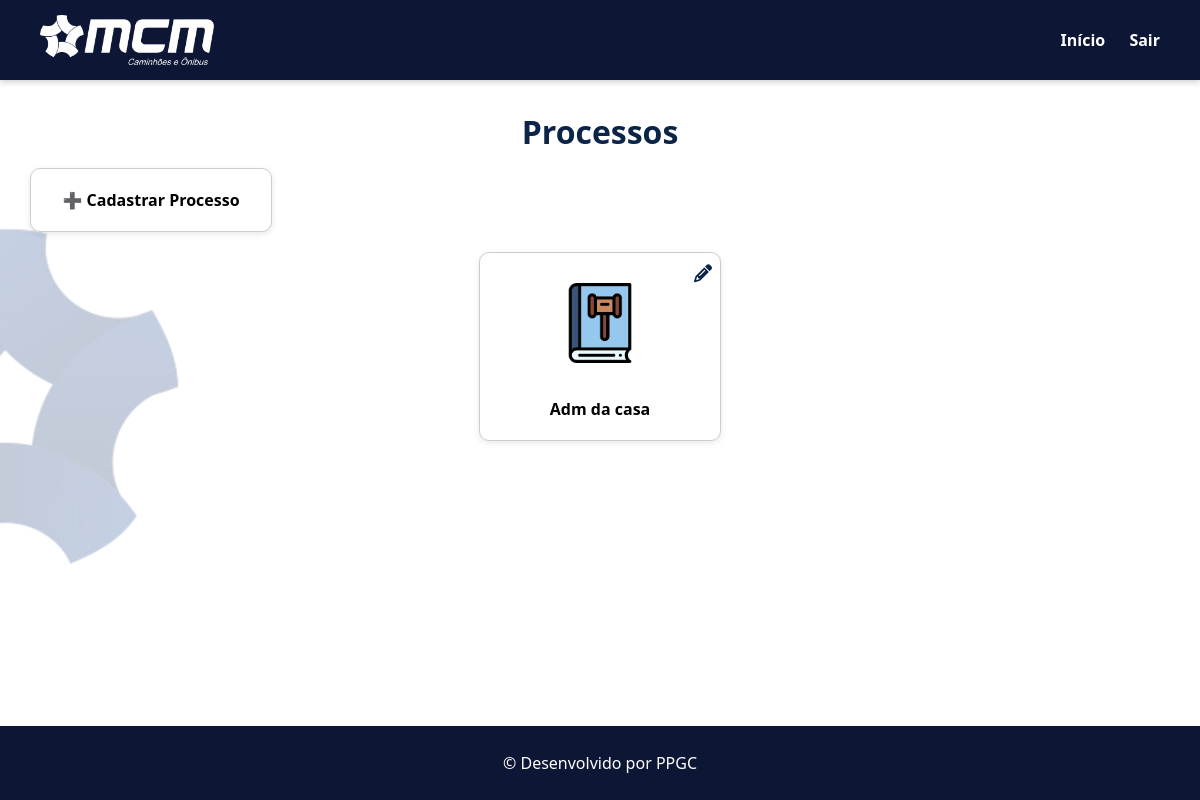
The app's page /processos/processos (signed in) with its own data.
### models/models.py (models this page shows)
class Processo(db.Model):
    id = db.Column(db.Integer, primary_key=True)
    titulo = db.Column(db.String(100), nullable=False)
    descricao = db.Column(db.Text, nullable=False)
    link_manual = db.Column(db.String(255))
    link_its = db.Column(db.String(255))
    link_politicas = db.Column(db.String(255))
    outros_links = db.Column(db.String(255))
    icone = db.Column(db.String(255))
    ativo = db.Column(db.Boolean, default=True)

### routes/processos.py (the view)
@processos_bp.route("/processos")
def listar_processos():
    processos = Processo.query.filter_by(ativo=True).all()
    return render_template("processos.html", processos=processos)

### app.py (called while the page is built)
@login_manager.user_loader
def load_user(user_id):
    return User.query.get(int(user_id))

### templates/processos.html
{% extends "base.html" %}
{% block content %}
<div class="home-container">
    <h1>Processos</h1>
    {% if current_user.is_authenticated %}
        <a href="{{ url_for('processos.cadastrar_processo') }}" class="card">➕ Cadastrar Processo</a>
    {% endif %}
    <div class="card-container">
        {% for p in processos %}
            <div class="card">
                <a href="{{ url_for('processos.detalhes_processo', id=p.id) }}" class="btn btn-light w-100 py-3 border shadow-sm">
                    {% if p.icone %}
                        <img src="{{ url_for('static', filename=p.icone) }}" alt="Processos" style="width:80px;">
                    <a href="{{ url_for('processos.detalhes_processo', id=p.id) }}"> {{ p.titulo }}</a>
                    {% endif %}
                </a>
                {% if current_user.is_authenticated %}
                    <a href="{{ url_for('processos.editar_processo', id=p.id) }}" class="edit-btn" title="Editar">
                        <i class="fas fa-pencil-alt"></i>
                    </a>
                {% endif %}
            </div>
        {% else %}
            <p>Nenhum processo cadastrado.</p>
        {% endfor %}
    </div>
</div>
{% endblock %}

### static/css/style.css (style rules this page uses)
html { height: 100%; margin: 0; }
body { font-family: "Segoe UI", Arial, sans-serif; margin: 0; padding: 0; background-color: #ffffff; color: #333; min-height: 100vh; display: flex; flex-direction: column; position: relative; background: url("../img/engrenagem_mcm.png") no-repeat center center; background-size: 15%; background-attachment: fixed; background-color: #fff; background-position: left; }
a { text-decoration: none; color: inherit; }
h1, h2, h3 { margin: 0 0 15px 0; font-weight: bold; color: #0b2447; text-align: center; }
.home-container { text-align: center; padding: 30px; }
.card-container { display: flex; justify-content: center; flex-wrap: wrap; gap: 20px; margin-top: 20px; }
.card { background: white; border-radius: 10px; padding: 20px; width: 200px; border: 1px solid #ccc; box-shadow: 0 2px 6px rgba(0,0,0,0.1); transition: 0.3s; position: relative; font-weight: bold; color: #000; text-align: center; display: flex; flex-direction: column; align-items: center; justify-content: center; gap: 10px; }
.card .edit-btn { position: absolute; top: 8px; right: 8px; color: #0b2447; font-size: 18px; }
.card img { max-width: 80px; height: auto; margin-bottom: 10px; }
.btn, form button, .btn-save, .btn-cancel, .btn-submit { display: inline-block; padding: 10px 20px; border-radius: 8px; cursor: pointer; font-weight: bold; text-align: center; transition: 0.3s; border: none; }

### records on screen
Processo: icone (picture), titulo "Adm da casa"
